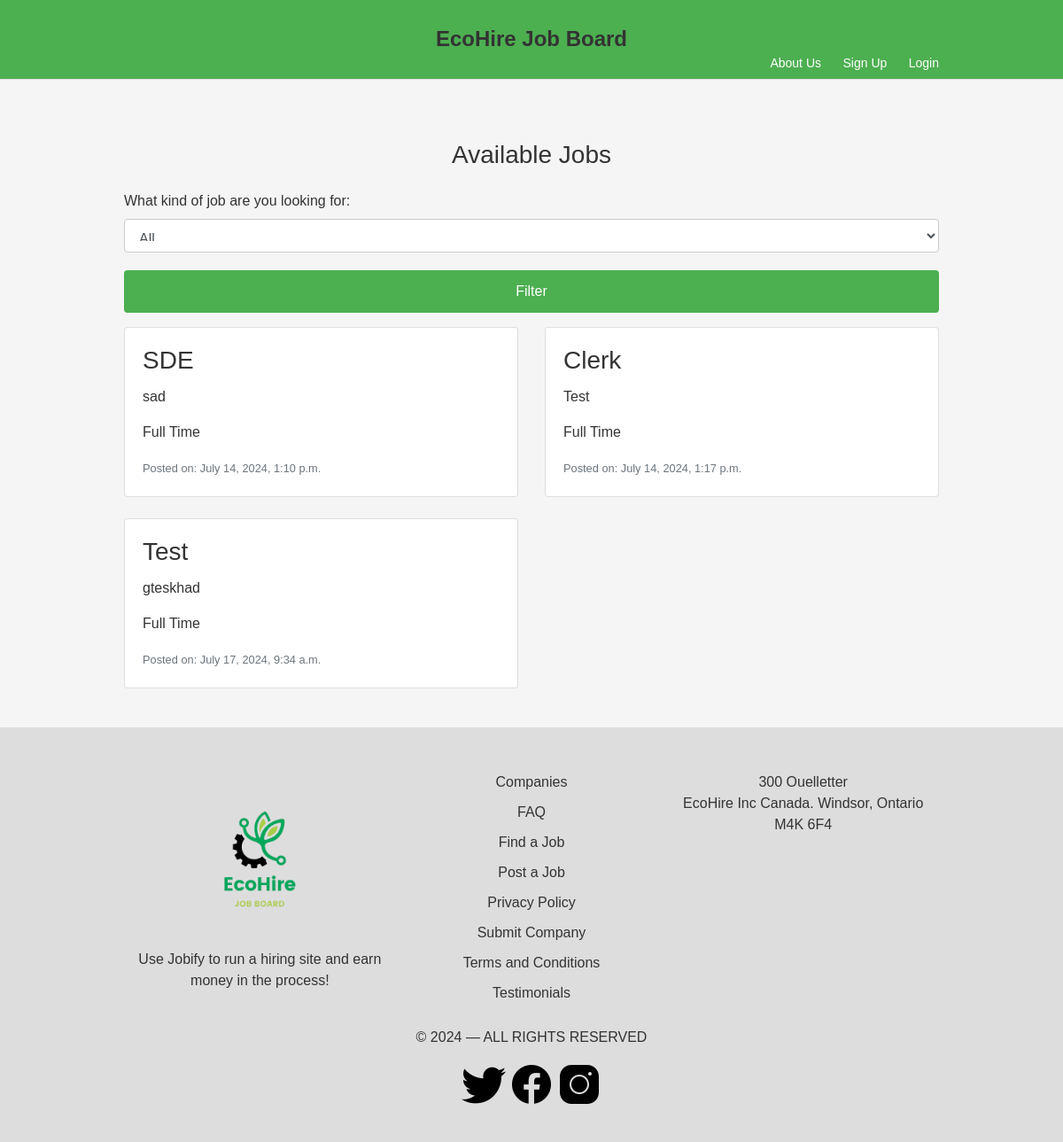
Page /myApp/jobs/ on the earlier database version.
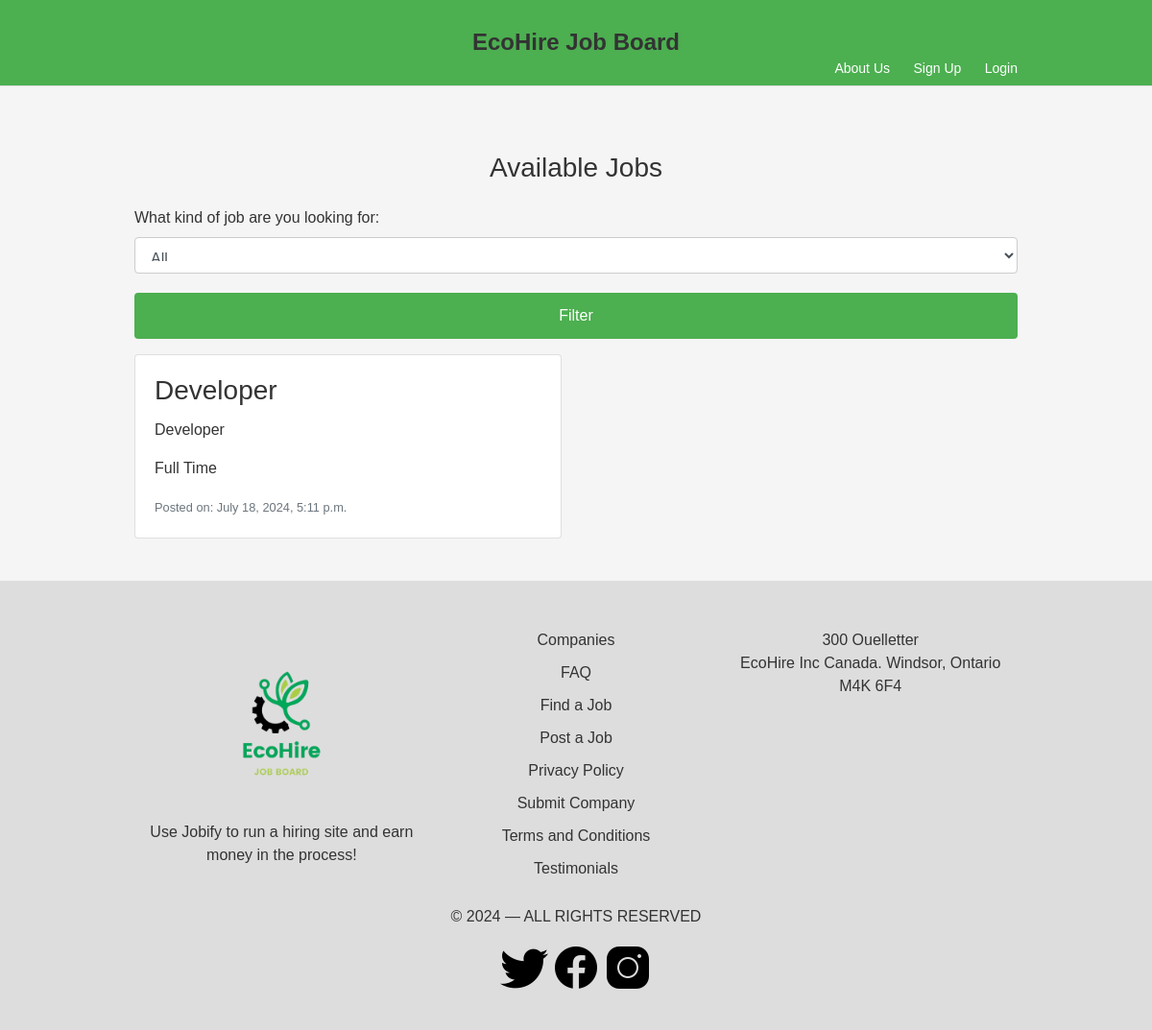
Same page on the later database version.
### myApp/models.py (models this page shows, shortened)
class Job(models.Model):
    JOB_TYPE_CHOICES = [
        ('Full Time', 'Full Time'),
        ('Part Time', 'Part Time'),
        ('Contract', 'Contract'),
        ('Internship', 'Internship'),
        ('Freelance', 'Freelance'),
    ]
    CURRENCY_CHOICES = [
        ('USD', 'USD'),
        ('EUR', 'EUR'),
        ('GBP', 'GBP'),
        ('CAD', 'CAD'),
        ('INR', 'INR')
    ]
    title = models.CharField(max_length=100)
    company = models.ForeignKey(Company, on_delete=models.CASCADE)
    job_type = models.CharField(max_length=20, choices=JOB_TYPE_CHOICES, default='Full Time')
    location = models.CharField(max_length=50)
    description = models.TextField()
    requirements = models.TextField()
    responsibilities = models.TextField()
    salary = models.DecimalField(max_digits=10, decimal_places=2, null=True, blank=True)
    currency = models.CharField(max_length=3, choices=CURRENCY_CHOICES, default='USD')
    published_at = models.DateTimeField(auto_now_add=True)

### myApp/views.py (the view)
# urls.py: path('jobs/', views.jobs, name='jobs'),
def jobs(request):
    jobs_lists = Job.objects.all()
    context = {
        'title': 'Jobs Page',
        'jobs_lists': jobs_lists,
    }
    return render(request, 'myApp/jobs.html', context)

### myApp/templates/myApp/jobs.html (shortened to what this page needs)
{% extends 'myApp/base.html' %}
{% block content %}
<div class="container mt-5">
    <h1 class="mb-4">Available Jobs</h1>
    <form method="get" class="mb-3" id="jobFilterForm">
        <div class="form-group">
            <label for="job_type">What kind of job are you looking for:</label>
            <select class="form-control" id="job_type" name="job_type">
                <option value="">All</option>
            </select>
        </div>
        <button type="submit" class="btn btn-primary">Filter</button>
    </form>
    {% if jobs_lists %}
        <div class="row">
            {% for job in jobs_lists %}
                {% if not request.GET.job_type or request.GET.job_type == job.job_type %}
                    <div class="col-md-6 mb-4">
                        <div class="card">
                            <div class="card-body">
                                <h3 class="card-title">{{ job.title }}</h3>
                                <p class="card-text">{{ job.description }}</p>
                                <p class="card-text">{{ job.job_type }}</p>
                                <p class="card-text"><small class="text-muted">Posted on: {{ job.published_at }}</small></p>
                            </div>
                        </div>
                    </div>
                {% endif %}
            {% endfor %}
        </div>
    {% else %}
        <p>No jobs available.</p>
    {% endif %}
</div>
{% endblock %}

Differences in the rows shown:
removed Job: title "Clerk", description "Test", job_type "Full Time", published_at "July 14, 2024, 1:17 p.m."
removed Job: title "Test", description "gteskhad", job_type "Full Time", published_at "July 17, 2024, 9:34 a.m."
changed Job "Full Time": title "SDE" → "Developer"; description "sad" → "Developer"; published_at "July 14, 2024, 1:10 p.m." → "July 18, 2024, 5:11 p.m."
